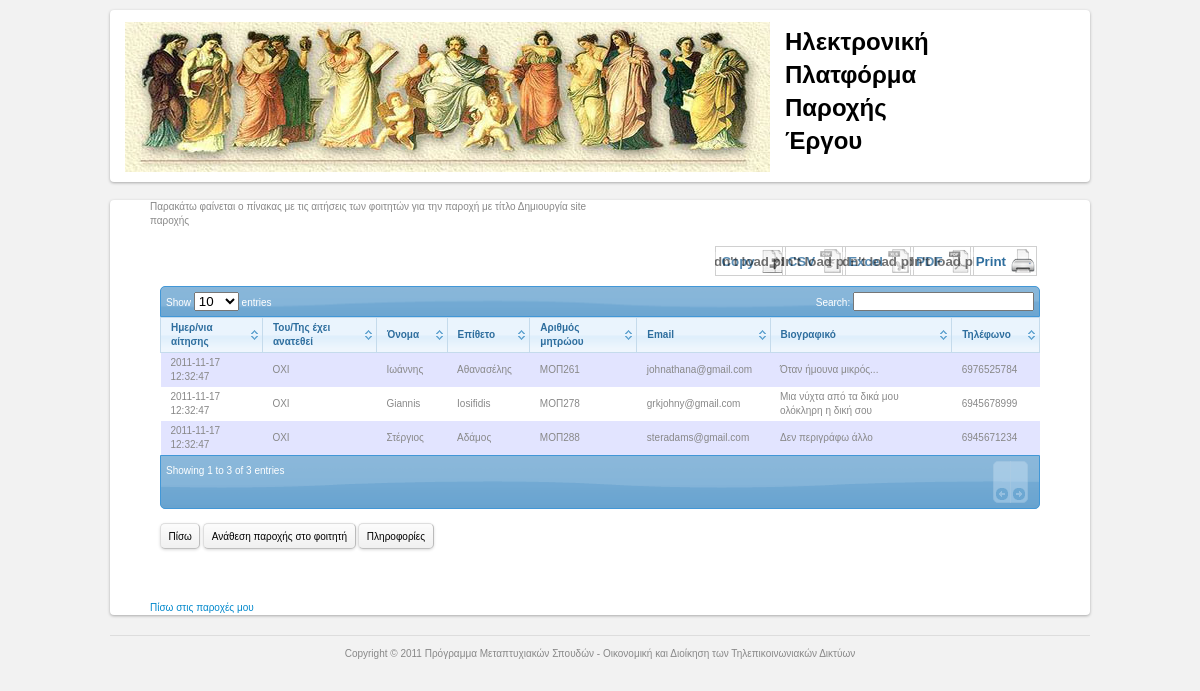
Page /professor/show_apps.php?id=1 on the committed database.
### tables this page shows
create table if not exists work_offers (
    id int unsigned not null auto_increment primary key,
    professor_id int unsigned,
    title varchar(255),
    lesson varchar(255),
    candidates tinyint unsigned,
    requirements text,
    deliverables varchar(255),
    hours smallint unsigned,
    deadline date,
    at_di boolean,
    academic_year_id int unsigned,
    winter_semester boolean,
    is_available boolean,
    has_expired boolean,
    addressed_for tinyint(1) unsigned not null,  
    foreign key (professor_id) references users(id),
    foreign key (academic_year_id) references academic_year(id)
) character set 'utf8' collate 'utf8_general_ci';

create table if not exists work_applications (
    id int not null auto_increment primary key,
    user_id int unsigned not null,
    work_id int unsigned not null,
    applied timestamp default now(),
    accepted boolean default false,
    foreign key (user_id) references users(id),
    foreign key (work_id) references work_offers(id)
) character set 'utf8' collate 'utf8_general_ci';

create table if not exists users (
    id int unsigned not null auto_increment primary key,
    email varchar(255) not null,  
    passwd varchar(40) not null,  
    is_admin tinyint(1) unsigned default '0' not null,  
    name varchar(255),
    surname varchar(255),
    reg_numb varchar(10),  
    phone varchar(255),
    sex char(1),  
    cv text,  
    created timestamp default now(),  
    last_login timestamp  
) character set 'utf8' collate 'utf8_general_ci';

### includes/functions.php (called while the page is built, shortened)
<?php
    function get_user_info($user_id)
    {
        global $con;
		$query = "SELECT * FROM users WHERE id = '$user_id'";
        $result_set = mysql_query("$query",$con);
		$user_info = mysql_fetch_assoc($result_set);
        return $user_info;
    }
?>

### professor/show_apps.php (the view, shortened to what this page needs)
<!DOCTYPE html>
<html>
<head>
	<?php
		require_once($_SERVER['DOCUMENT_ROOT'].'/includes/head.php');
		require_once($_SERVER['DOCUMENT_ROOT'].'/includes/functions.php');
	 ?>
</head>
<body id="overview">
	<?php require_once($_SERVER['DOCUMENT_ROOT'].'/includes/header.php'); ?>
	<div id="globalfooter">
	<div class="content promos grid2col">
		<aside class="column first" id="optimized">
	<?php
			if(isset($_GET['id']))
			{
				$workid = $_GET['id'];
				$query1 = "SELECT is_available, title FROM work_offers WHERE id = '$workid'";
				$res = mysql_query($query1,$con);
				$row = mysql_fetch_assoc($res);
				echo "Παρακάτω φαίνεται ο πίνακας με τις αιτήσεις των φοιτητών για την παροχή με τίτλο ".$row['title'];
				$query = "SELECT * FROM work_applications WHERE work_id = '$workid'";
				$workapps = mysql_query($query,$con);
				confirm_query($workapps);?>
				<div id="container">
					<form id="myForm" action="show_apps.php" method="POST" >
					<input type="hidden" name="workoffer_id" value="<?php echo $_GET['id'];?>" />
					<div id="demo" ></div>
						<table cellpadding="0" cellspacing="0" border="0" class="display" id="example" >
						<thead>
							<tr>
								<th>Ημερ/νια αίτησης</th>
								<th>Του/Της έχει ανατεθεί</th>
								<th>Όνομα</th>
								<th>Επίθετο</th>
								<th>Αριθμός μητρώου</th>
								<th>Email</th>
								<th>Βιογραφικό</th>
								<th>Τηλέφωνο</th>
							</tr>
						</thead>
						<tbody>
					<?php
					while($row = mysql_fetch_assoc($workapps))
					{
						extract($row);
						$info = get_user_info($user_id);
						if($accepted == 1)
							$accepted = "ΝΑΙ";
						else
							$accepted = "ΟΧΙ";
						echo "<tr>";
						echo "<td>$id</td><td>$applied</td><td>$accepted</td><td>$info[name]</td><td>$info[surname]</td><td>$info[reg_numb]</td><td>$info[email]</td><td>$info[cv]</td><td>$info[phone]</td>";
						echo "</tr>";
					}
					?>
						</tbody>
						</table>
						<br />
						<p><input class="button" type="button" name="back" value="Πίσω"  />
						<input class="button" type="submit" name="submit_btn" value="Ανάθεση παροχής στο φοιτητή"  />
						<input class="button" type="button" name="btn" value="Πληροφορίες"  /></p>
					</form>
					<a href="personal_workoffer_list.php">Πίσω στις παροχές μου</a>
				</div>
				<?php
			}
			else
			{
				echo "<p>Δεν έχετε επιλέξει κάποια παροχή!</p>";
				?><p>Επιστροφή στις <a href="personal_workoffer_list.php">παροχές μου</a></p>
				<?php
			}
	?>
	</aside>
	</div>
	<?php require_once($_SERVER['DOCUMENT_ROOT'].'/includes/footer.php'); ?>
	</div>
</body>
</html>

### includes/head.php (shortened to what this page needs)
<link rel="stylesheet" href="../style.css" type="text/css" />
<link rel="stylesheet" type="text/css" href="../jFormer/jformer.css" ></link>

### includes/header.php
<article id="main" class="content">
	<header id="pageheader">
		<h1>Ηλεκτρονική Πλατφόρμα Παροχής Έργου</h1>
	</header>
</article>

### includes/footer.php
<div class="gf-sosumi">
	<p>Copyright © 2011 Πρόγραμμα Μεταπτυχιακών Σπουδών - Οικονομική και Διοίκηση των Τηλεπικοινωνιακών Δικτύων</p>
</div>

### style.css (style rules this page uses)
html,body,div,ul,ol,li,dl,dt,dd,h1,h2,h3,h4,h5,h6,pre,form,p,blockquote,fieldset,input { margin: 0; padding: 0; }
h1,h2,h3,h4,h5,h6,pre,code,address,caption,cite,code,em,strong,th { font-size: 1em; font-weight: normal; font-style: normal; }
caption,th { text-align: left; }
table { border-collapse: collapse; border-spacing: 0; }
article, aside, footer, header, hgroup, nav, section, figure, figcaption { display: block; }
html { background-color:#fff; }
#container { width: 900px; margin: 0 auto; position: relative; }
#main { width: 100%; position: relative; }
.content { background: #fff; border: 1px solid; border-color: #e5e5e5 #dbdbdb #d2d2d2; -webkit-box-shadow: rgba(0,0,0,0.3) 0 1px 3px; -moz-box-shadow: rgba(0,0,0,0.3) 0 1px 3px; box-shadow: rgba(0,0,0,0.3) 0 1px 3px; }
.content:nth-child(1n) { border: none; }
.content, .rounded, .article .box { border-radius: 4px; -webkit-border-radius: 4px; -moz-border-radius: 4px; -o-border-radius: 4px; -khtml-border-radius: 4px; }
.column { float: left; }
.grid2col, .grid2cola, .grid2colb, .grid2colc, .grid2cold, .grid2cole, .grid2colf, .grid3col, .grid3cola, .grid4col, .grid5col, .grid6col { width: 100%; }
.grid2col .column { width: 49%; }
.column.first, .column.last { margin-left: 0 !important; }
#container:after, #content:after, .grid2col:after, .grid2cola:after, .grid2colb:after, .grid2colc:after, .grid2cold:after, .grid2cole:after, .grid2colf:after, .grid3col:after, .grid3cola:after, .grid4col:after, .grid5col:after, .grid6col:after { content: "."; display: block; height: 0; clear: both; visibility: hidden; }
#container, #content, .grid2col, .grid2cola, .grid2colb, .grid2colc, .grid2cold, .grid2cole, .grid2colf, .grid3col, .grid3cola, .grid4col, .grid5col, .grid6col { zoom: 1; }
body { font: 12px/18px "Lucida Grande", "Lucida Sans Unicode", Helvetica, Arial, Verdana, sans-serif; background-color: transparent; color: #333; -webkit-font-smoothing: antialiased; }
a { color: #08c; }
a:link, a:visited, a:active { text-decoration: none; }
h1,h2,h3,h4,h5,h6,strong { color:#000; }
h1,h2,h3,h4 { font-weight: bold; }
h1,h2 { margin-bottom: 18px; }
h1 { font-size: 24px; line-height: 36px; }
p { margin-bottom: 18px; }
#globalfooter { width: 980px; color: #888; font-size: 10px; margin: 18px auto 0; padding-bottom: 36px; text-align: left !important; }
#globalfooter a { color: #08c; }
#globalfooter p { margin-bottom: 1em; }
#globalfooter .gf-sosumi { clear: both; width: 100%; border-top: 1px solid #ddd; padding-top: 9px; }
#globalfooter .gf-sosumi p { text-align: center }
#globalfooter form { margin: 18px 10px; }
* { -webkit-touch-callout: none; }
header, footer, article, section, nav, aside { display: block; }
html, body { background-color: #f2f2f2; }
#main { width: 980px; margin: 10px auto 18px; padding: 5px 0 10px; }
#optimized, #overview #showcase { clear: left; }
#pageheader { width: 585px; margin-left: 15px; padding:10px 60px 15px 0; background: url(images/mouses.jpg) repeat-x 0 100%; *zoom:1; }
#pageheader:after { content:'.'; display:block; height:0; clear:both; visibility:hidden; }
#pageheader h1 { margin-bottom: 0; margin-left: 660px; line-height: 33px; }
.promos { width:980px; margin:0 auto 2em; line-height:1.4; }
.promos a { display:block; padding-top:24px; text-decoration:none; }
.promos p { color:#333; }
.promos .column.first { width:450px; padding:0 0 0 40px; }
.button { font-size:1em;background:#FFF url(/images/button-bg.png) repeat-x scroll left center;border:1px solid;cursor:pointer;-moz-box-shadow:0 1px 3px rgba(0,0,0,0.15);-moz-border-radius:5px;-webkit-box-shadow:0 1px 3px rgba(0,0,0,0.15);-webkit-border-radius:5px;border-color:#DEDEDE #BBB #BFBFBF #DEDEDE;margin:0 0 1em;padding:.65em .75em }

### dataTables/css/demo_table_jui.css (style rules this page uses)
table.display thead th { padding: 3px 0px 3px 10px; cursor: pointer; * cursor: hand; }
table.display { margin: 0 auto; width: 100%; clear: both; border-collapse: collapse; }
table.display td { padding: 3px 10px; }
tr.odd { background-color: #E2E4FF; }
tr.even { background-color: white; }

### rows in the picture
work_offers: title "Δημιουργία site παροχής"
work_applications: applied "2011-11-17 12:32:47", accepted "ΟΧΙ", user.name "Ιωάννης", user.surname "Αθανασέλης", user.reg_numb "ΜΟΠ261", user.email "johnathana@gmail.com", user.cv "Όταν ήμουνα μικρός...", user.phone "6976525784"
work_applications: applied "2011-11-17 12:32:47", accepted "ΟΧΙ", user.name "Giannis", user.surname "Iosifidis", user.reg_numb "ΜΟΠ278", user.email "grkjohny@gmail.com", user.cv "Μια νύχτα από τα δικά μου ολόκληρη η δική σου", user.phone "6945678999"
work_applications: applied "2011-11-17 12:32:47", accepted "ΟΧΙ", user.name "Στέργιος", user.surname "Αδάμος", user.reg_numb "ΜΟΠ288", user.email "steradams@gmail.com", user.cv "Δεν περιγράφω άλλο", user.phone "6945671234"
